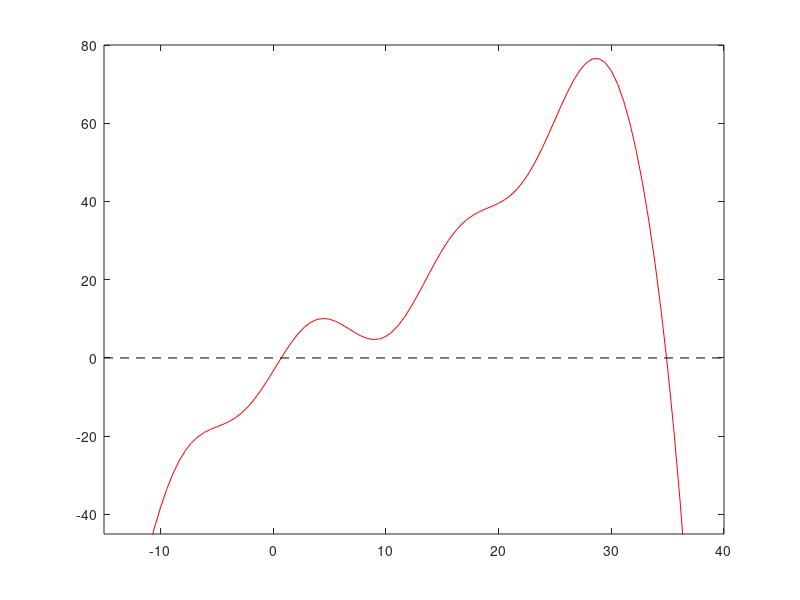

This figure's MATLAB source:
% Definition of the test function and its derivative
test_func01 = @(x) (x.^3)/100 - (x.^2)/8 + 2*x + 6*sin(x/2+6) -.7 - exp(x/6);
test_derivative01 = @(x) 3*(x.^2)/100 - 2*x/8 + 2 +(6/2)*cos(x/2+6) - exp(x/6)/6;

x_list = linspace(-15,40,100);
y_list = test_func01(x_list);

%% Plot Function

clf;
figure;
plot(x_list,y_list,'r')
hold on
plot([-15 40],[0,0], '--','Color','k')
ylim([-45,80])
xlim([-15, 40])

%%